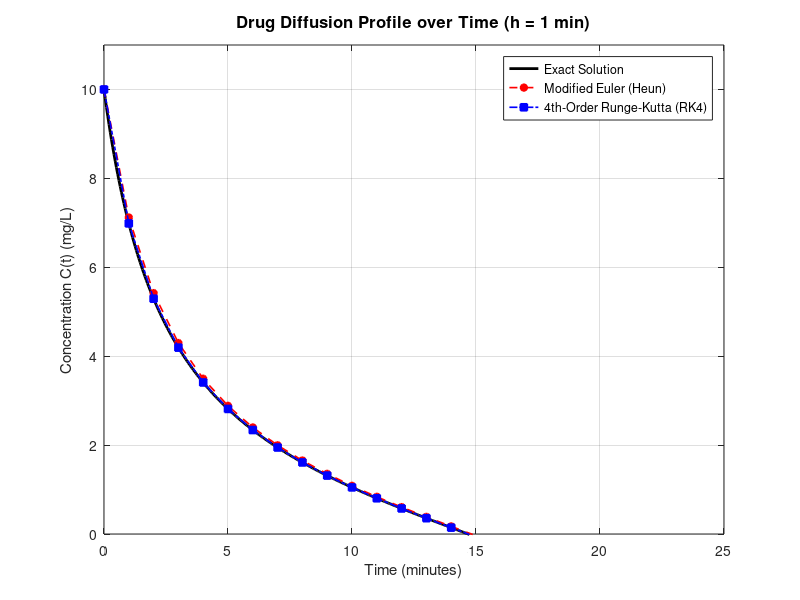

Source code (MATLAB):
function drug_diffusion_comparison()
    %% 1. Definitions and Parameters
    t_start = 0;
    t_end = 25;
    C0 = 10; % Initial concentration (mg/L)

    % Nonlinear Ordinary Differential Equation (ODE): dC/dt = f(t, C)
    % Derived from the exact solution using the chain rule and sec^2(x) = 1 + tan^2(x)
    f = @(t, C) -0.04 * (5.25 + C^2);

    % Exact (Analytical) Solution Function
    exact_sol = @(t) sqrt(5.25) * tan(atan(10/sqrt(5.25)) - 0.04 * sqrt(5.25) * t);

    %% 2. Running Simulations
    % Simulation and analysis for step size h = 1.0
    [res1, h1_times] = run_simulation(f, exact_sol, t_start, t_end, C0, 1);
    
    % Simulation and analysis for step size h = 0.25
    [res2, h2_times] = run_simulation(f, exact_sol, t_start, t_end, C0, 0.25);

    %% 3. Plotting Results (Task 3 - for h = 1.0)
    figure('Color', 'w', 'Position', [100, 100, 850, 500]);
    
    % Fine-grained time vector for a smooth exact solution curve
    t_fine = linspace(t_start, t_end, 500);
    plot(t_fine, exact_sol(t_fine), 'k-', 'LineWidth', 2); hold on;
    
    % Modified Euler (Heun) Solution
    plot(h1_times, res1.C_heun, 'ro--', 'LineWidth', 1.2, 'MarkerFaceColor', 'r', 'MarkerSize', 5);
    
    % 4th-Order Runge-Kutta (RK4) Solution
    plot(h1_times, res1.C_rk4, 'bs-.', 'LineWidth', 1.2, 'MarkerFaceColor', 'b', 'MarkerSize', 5);
    
    % Plot adjustments
    title('Drug Diffusion Profile over Time (h = 1 min)', 'FontSize', 12, 'FontWeight', 'bold');
    xlabel('Time (minutes)', 'FontSize', 11);
    ylabel('Concentration C(t) (mg/L)', 'FontSize', 11);
    legend('Exact Solution', 'Modified Euler (Heun)', '4th-Order Runge-Kutta (RK4)', 'Location', 'Best');
    grid on;
    axis([t_start t_end 0 C0+1]);

    %% 4. Tabulating Performance Metrics (Task 5 & 6)
    fprintf('========================================================================\n');
    fprintf('         PERFORMANCE COMPARISON TABLE (TASK 5 & 6)                      \n');
    fprintf('========================================================================\n');
    fprintf('%-27s | %-18s | %-18s\n', 'Metric / Method', 'Step Size h = 1.00', 'Step Size h = 0.25');
    fprintf('------------------------------------------------------------------------\n');
    fprintf('%-27s | %-18e | %-18e\n', 'Heun Avg Comp Time (s)', res1.t_heun_bench, res2.t_heun_bench);
    fprintf('%-27s | %-18e | %-18e\n', 'RK4 Avg Comp Time (s)',  res1.t_rk4_bench,  res2.t_rk4_bench);
    fprintf('------------------------------------------------------------------------\n');
    fprintf('%-27s | %-18.6f | %-18.6f\n', 'Heun Avg Absolute Error', res1.avg_err_heun, res2.avg_err_heun);
    fprintf('%-27s | %-18.6f | %-18.6f\n', 'RK4 Avg Absolute Error',  res1.avg_err_rk4,  res2.avg_err_rk4);
    fprintf('========================================================================\n\n');
    
    % Error Improvement Analysis
    heun_err_imp = ((res1.avg_err_heun - res2.avg_err_heun) / res1.avg_err_heun) * 100;
    rk4_err_imp = ((res1.avg_err_rk4 - res2.avg_err_rk4) / res1.avg_err_rk4) * 100;
    
    fprintf('Accuracy Improvement Analysis (Transition from h=1.0 to h=0.25):\n');
    fprintf(' -> Modified Euler Error Reduction: %.2f%%\n', heun_err_imp);
    fprintf(' -> RK4 Error Reduction: %.2f%%\n', rk4_err_imp);
end

%% --- AUXILIARY SIMULATION FUNCTION ---
function [struct_out, t] = run_simulation(f, exact_sol, t_start, t_end, C0, h)
    t = t_start:h:t_end;
    N = length(t);
    
    % Analytical solution values at specific node points
    C_exact = exact_sol(t);
    
    %% Task 1a: Modified Euler (Heun's Method) with Benchmarking
    C_heun = zeros(1, N);
    C_heun(1) = C0;
    
    % Running the loop 1000 times to get an accurate average computation time
    tic;
    for run = 1:1000 
        for i = 1:(N-1)
            k1 = f(t(i), C_heun(i));
            C_predict = C_heun(i) + h * k1; % Predictor step
            k2 = f(t(i+1), C_predict);       % Corrector slope
            C_heun(i+1) = C_heun(i) + (h/2) * (k1 + k2); % Corrector step
        end
    end
    t_heun_bench = toc / 1000; % Average time for a single execution

    %% Task 1b: 4th-Order Runge-Kutta (RK4) with Benchmarking
    C_rk4 = zeros(1, N);
    C_rk4(1) = C0;
    
    tic;
    for run = 1:1000
        for i = 1:(N-1)
            ti = t(i);
            Ci = C_rk4(i);
            
            k1 = f(ti, Ci);
            k2 = f(ti + h/2, Ci + (h/2)*k1);
            k3 = f(ti + h/2, Ci + (h/2)*k2);
            k4 = f(ti + h, Ci + h*k3);
            
            C_rk4(i+1) = Ci + (h/6) * (k1 + 2*k2 + 2*k3 + k4);
        end
    end
    t_rk4_bench = toc / 1000;

    %% Task 4 & 5: Error Quantification (Absolute Error)
    err_heun = abs(C_exact - C_heun);
    err_rk4 = abs(C_exact - C_rk4);
    
    % Packing the outputs into a structure
    struct_out.C_heun = C_heun;
    struct_out.C_rk4 = C_rk4;
    struct_out.t_heun_bench = t_heun_bench;
    struct_out.t_rk4_bench = t_rk4_bench;
    struct_out.avg_err_heun = mean(err_heun);
    struct_out.avg_err_rk4 = mean(err_rk4);
end
